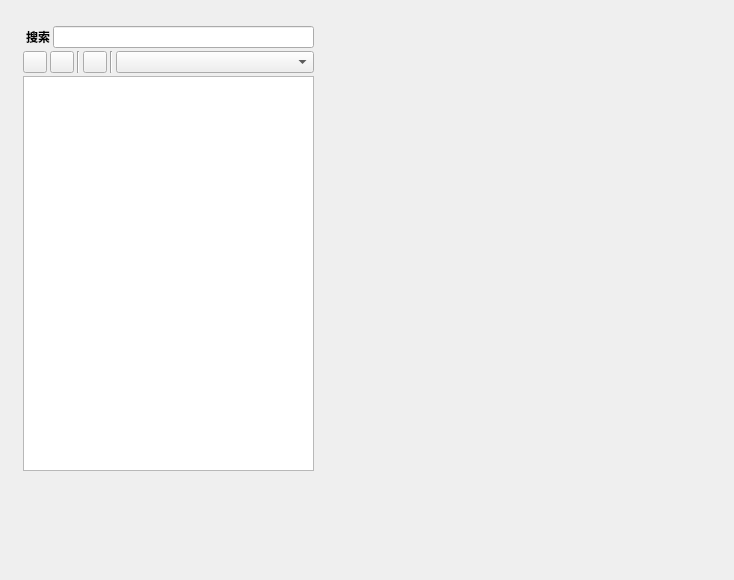
<?xml version="1.0" encoding="UTF-8"?>
<ui version="4.0">
 <class>DockWidget</class>
 <widget class="QDockWidget" name="DockWidget">
  <property name="geometry">
   <rect>
    <x>0</x>
    <y>0</y>
    <width>734</width>
    <height>580</height>
   </rect>
  </property>
  <property name="windowTitle">
   <string>DockWidget</string>
  </property>
  <widget class="QWidget" name="dockWidgetContents">
   <widget class="QWidget" name="verticalLayoutWidget">
    <property name="geometry">
     <rect>
      <x>20</x>
      <y>20</y>
      <width>297</width>
      <height>451</height>
     </rect>
    </property>
    <layout class="QVBoxLayout" name="layout_main">
     <property name="spacing">
      <number>3</number>
     </property>
     <property name="sizeConstraint">
      <enum>QLayout::SetMaximumSize</enum>
     </property>
     <property name="leftMargin">
      <number>3</number>
     </property>
     <property name="topMargin">
      <number>3</number>
     </property>
     <property name="rightMargin">
      <number>3</number>
     </property>
     <property name="bottomMargin">
      <number>0</number>
     </property>
     <item>
      <widget class="QFrame" name="frame">
       <property name="maximumSize">
        <size>
         <width>16777215</width>
         <height>30</height>
        </size>
       </property>
       <property name="frameShape">
        <enum>QFrame::NoFrame</enum>
       </property>
       <property name="frameShadow">
        <enum>QFrame::Plain</enum>
       </property>
      </widget>
     </item>
     <item>
      <layout class="QHBoxLayout" name="horizontalLayout">
       <item>
        <widget class="QFrame" name="frame_2">
         <property name="frameShape">
          <enum>QFrame::StyledPanel</enum>
         </property>
         <property name="frameShadow">
          <enum>QFrame::Raised</enum>
         </property>
        </widget>
       </item>
       <item>
        <widget class="QLabel" name="label">
         <property name="font">
          <font>
           <weight>75</weight>
           <bold>true</bold>
          </font>
         </property>
         <property name="text">
          <string>搜索</string>
         </property>
        </widget>
       </item>
       <item>
        <widget class="QLineEdit" name="txt_keyword"/>
       </item>
      </layout>
     </item>
     <item>
      <layout class="QHBoxLayout" name="horizontalLayout_3">
       <item>
        <widget class="QPushButton" name="btn_refresh">
         <property name="maximumSize">
          <size>
           <width>24</width>
           <height>24</height>
          </size>
         </property>
         <property name="toolTip">
          <string>刷新历史聊天列表</string>
         </property>
         <property name="text">
          <string/>
         </property>
        </widget>
       </item>
       <item>
        <widget class="QPushButton" name="btn_open_chat">
         <property name="maximumSize">
          <size>
           <width>24</width>
           <height>24</height>
          </size>
         </property>
         <property name="toolTip">
          <string>打开历史聊天</string>
         </property>
         <property name="text">
          <string/>
         </property>
        </widget>
       </item>
       <item>
        <widget class="Line" name="line">
         <property name="orientation">
          <enum>Qt::Vertical</enum>
         </property>
        </widget>
       </item>
       <item>
        <widget class="QPushButton" name="btn_delete_chat">
         <property name="maximumSize">
          <size>
           <width>24</width>
           <height>24</height>
          </size>
         </property>
         <property name="toolTip">
          <string>删除勾选的聊天</string>
         </property>
         <property name="text">
          <string/>
         </property>
        </widget>
       </item>
       <item>
        <widget class="Line" name="line_2">
         <property name="orientation">
          <enum>Qt::Vertical</enum>
         </property>
        </widget>
       </item>
       <item>
        <widget class="QComboBox" name="cmb_categories">
         <property name="minimumSize">
          <size>
           <width>0</width>
           <height>0</height>
          </size>
         </property>
         <property name="maximumSize">
          <size>
           <width>16777215</width>
           <height>16777215</height>
          </size>
         </property>
        </widget>
       </item>
      </layout>
     </item>
     <item>
      <widget class="QTableView" name="tabvw_his"/>
     </item>
    </layout>
   </widget>
  </widget>
 </widget>
 <resources/>
 <connections/>
</ui>
